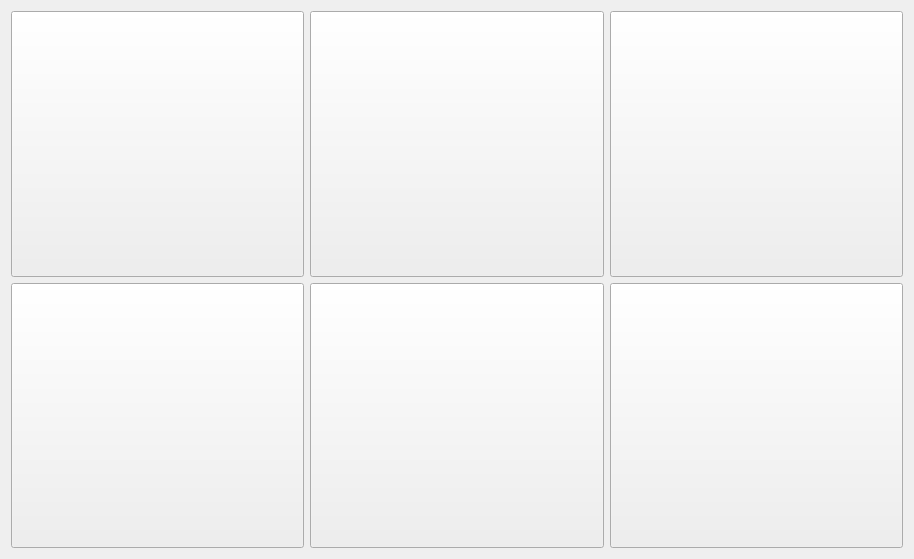
<?xml version="1.0" encoding="UTF-8"?>
<ui version="4.0">
 <class>HUiDemo03Widget</class>
 <widget class="QWidget" name="HUiDemo03Widget">
  <property name="geometry">
   <rect>
    <x>0</x>
    <y>0</y>
    <width>914</width>
    <height>559</height>
   </rect>
  </property>
  <property name="windowTitle">
   <string>Form</string>
  </property>
  <layout class="QGridLayout" name="gridLayout">
   <item row="0" column="0">
    <widget class="QToolButton" name="btn1">
     <property name="sizePolicy">
      <sizepolicy hsizetype="Expanding" vsizetype="Expanding">
       <horstretch>0</horstretch>
       <verstretch>0</verstretch>
      </sizepolicy>
     </property>
     <property name="styleSheet">
      <string notr="true"/>
     </property>
     <property name="text">
      <string/>
     </property>
     <property name="toolButtonStyle">
      <enum>Qt::ToolButtonTextUnderIcon</enum>
     </property>
    </widget>
   </item>
   <item row="0" column="1">
    <widget class="QToolButton" name="btn2">
     <property name="sizePolicy">
      <sizepolicy hsizetype="Expanding" vsizetype="Expanding">
       <horstretch>0</horstretch>
       <verstretch>0</verstretch>
      </sizepolicy>
     </property>
     <property name="styleSheet">
      <string notr="true"/>
     </property>
     <property name="text">
      <string/>
     </property>
     <property name="toolButtonStyle">
      <enum>Qt::ToolButtonTextUnderIcon</enum>
     </property>
    </widget>
   </item>
   <item row="0" column="2">
    <widget class="QToolButton" name="btn3">
     <property name="sizePolicy">
      <sizepolicy hsizetype="Expanding" vsizetype="Expanding">
       <horstretch>0</horstretch>
       <verstretch>0</verstretch>
      </sizepolicy>
     </property>
     <property name="styleSheet">
      <string notr="true"/>
     </property>
     <property name="text">
      <string/>
     </property>
     <property name="toolButtonStyle">
      <enum>Qt::ToolButtonTextUnderIcon</enum>
     </property>
    </widget>
   </item>
   <item row="1" column="0">
    <widget class="QToolButton" name="btn4">
     <property name="sizePolicy">
      <sizepolicy hsizetype="Expanding" vsizetype="Expanding">
       <horstretch>0</horstretch>
       <verstretch>0</verstretch>
      </sizepolicy>
     </property>
     <property name="styleSheet">
      <string notr="true"/>
     </property>
     <property name="text">
      <string/>
     </property>
     <property name="toolButtonStyle">
      <enum>Qt::ToolButtonTextUnderIcon</enum>
     </property>
    </widget>
   </item>
   <item row="1" column="1">
    <widget class="QToolButton" name="btn5">
     <property name="sizePolicy">
      <sizepolicy hsizetype="Expanding" vsizetype="Expanding">
       <horstretch>0</horstretch>
       <verstretch>0</verstretch>
      </sizepolicy>
     </property>
     <property name="styleSheet">
      <string notr="true"/>
     </property>
     <property name="text">
      <string/>
     </property>
     <property name="toolButtonStyle">
      <enum>Qt::ToolButtonTextUnderIcon</enum>
     </property>
    </widget>
   </item>
   <item row="1" column="2">
    <widget class="QToolButton" name="btn6">
     <property name="sizePolicy">
      <sizepolicy hsizetype="Expanding" vsizetype="Expanding">
       <horstretch>0</horstretch>
       <verstretch>0</verstretch>
      </sizepolicy>
     </property>
     <property name="styleSheet">
      <string notr="true"/>
     </property>
     <property name="text">
      <string/>
     </property>
     <property name="toolButtonStyle">
      <enum>Qt::ToolButtonTextUnderIcon</enum>
     </property>
    </widget>
   </item>
  </layout>
 </widget>
 <resources/>
 <connections/>
</ui>
